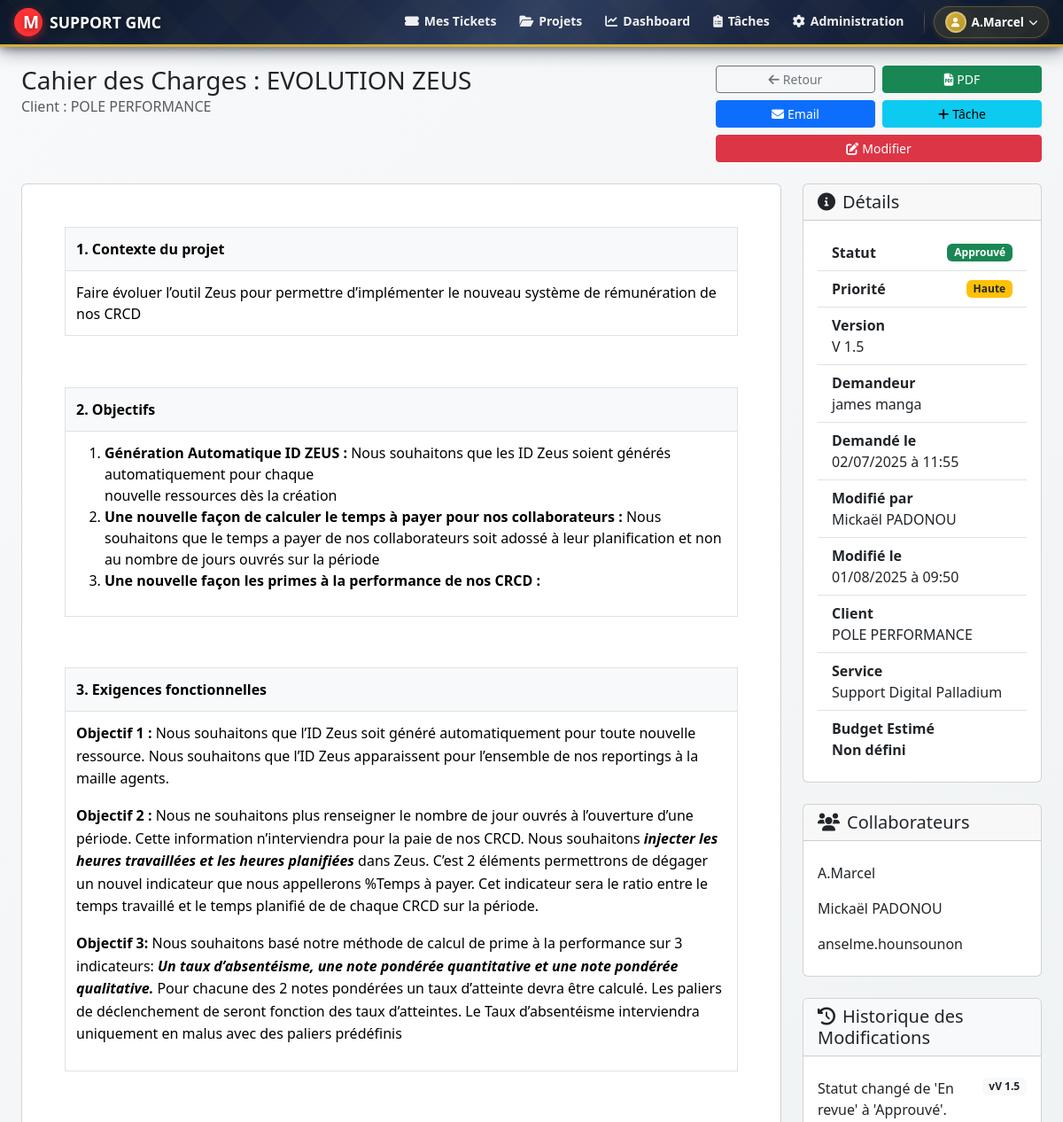
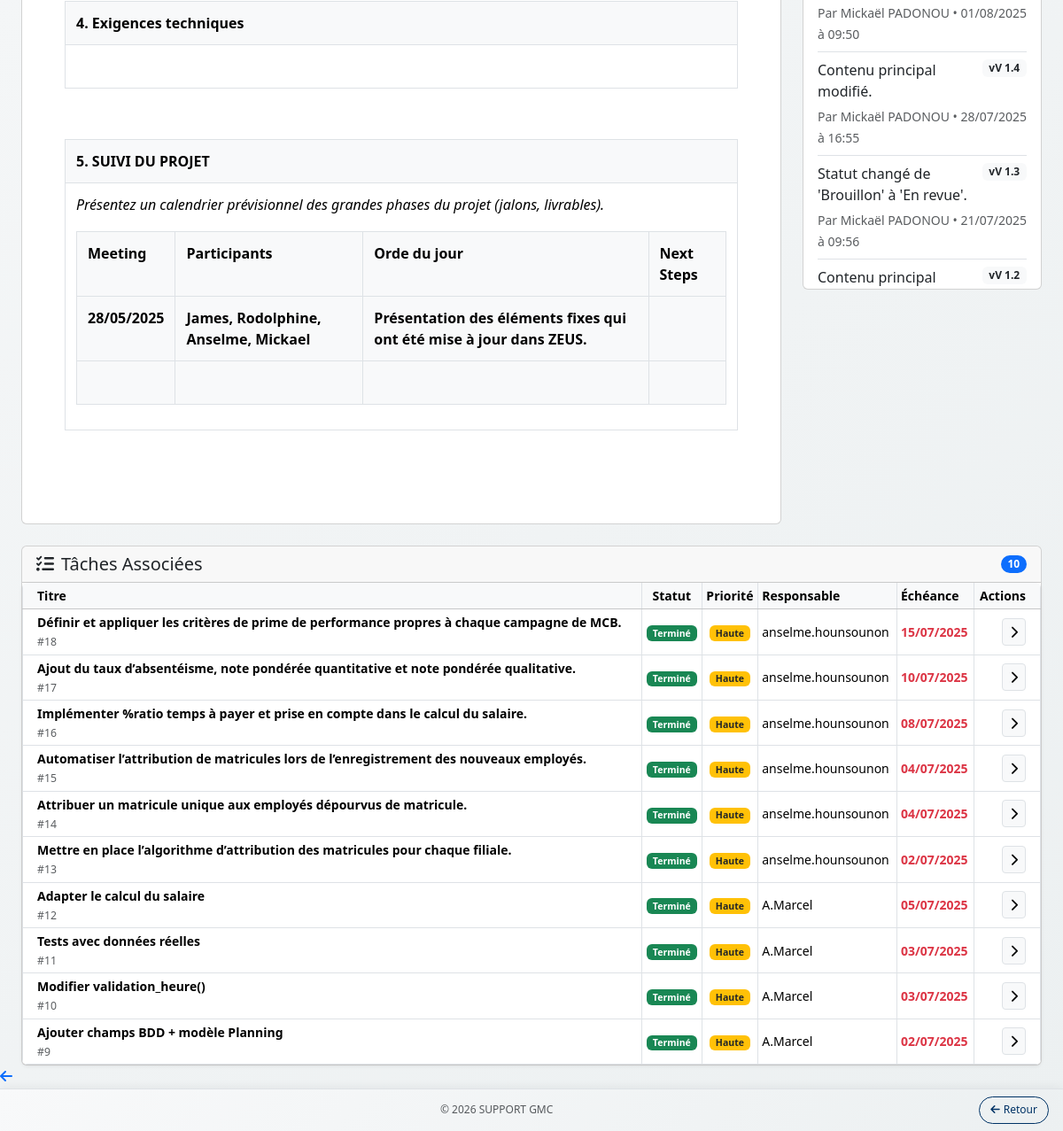
Page /specification_view.php?id=16 (signed in) on the committed database (2 pictures, top to bottom).
### tables this page shows
CREATE TABLE `specifications` (
  `id` int NOT NULL,
  `project_name` varchar(255) NOT NULL,
  `client_name` varchar(255) DEFAULT NULL,
  `service_id` int DEFAULT NULL,
  `budget_estimation` decimal(10,2) DEFAULT NULL,
  `service` varchar(100) DEFAULT NULL,
  `version` varchar(50) NOT NULL DEFAULT '1.0',
  `status` enum('Brouillon','En revue','Approuvé','Archivé') NOT NULL DEFAULT 'Brouillon',
  `content` longtext,
  `created_by` int NOT NULL,
  `last_modified_by` int DEFAULT NULL,
  `created_at` timestamp NOT NULL DEFAULT CURRENT_TIMESTAMP,
  `updated_at` timestamp NOT NULL DEFAULT CURRENT_TIMESTAMP ON UPDATE CURRENT_TIMESTAMP,
  `priority` enum('Basse','Moyenne','Haute','Urgente') NOT NULL DEFAULT 'Moyenne'
);

CREATE TABLE `users` (
  `id` int NOT NULL,
  `username` varchar(50) NOT NULL,
  `password` varchar(255) NOT NULL,
  `email` varchar(100) NOT NULL,
  `role` enum('admin','agent','client') NOT NULL,
  `country_id` int DEFAULT NULL,
  `service_id` int DEFAULT NULL,
  `created_at` datetime DEFAULT CURRENT_TIMESTAMP,
  `has_seen_tutorial` tinyint(1) DEFAULT '0',
  `reset_token` varchar(255) DEFAULT NULL,
  `reset_token_expires_at` datetime DEFAULT NULL,
  `direction_id` int DEFAULT NULL
);

CREATE TABLE `services` (
  `id` int NOT NULL,
  `name` varchar(100) NOT NULL,
  `created_at` datetime DEFAULT CURRENT_TIMESTAMP
);

CREATE TABLE `specification_history` (
  `id` int NOT NULL,
  `specification_id` int NOT NULL,
  `version` varchar(50) NOT NULL,
  `changed_by` int NOT NULL,
  `changed_at` timestamp NOT NULL DEFAULT CURRENT_TIMESTAMP,
  `changes_summary` text
);

CREATE TABLE `tasks` (
  `id` int NOT NULL,
  `ticket_id` int DEFAULT NULL,
  `title` varchar(255) NOT NULL,
  `description` text,
  `status` enum('À faire','En cours','En attente','Terminé','Annulé') DEFAULT 'À faire',
  `priority` enum('Basse','Normale','Haute','Urgente') DEFAULT 'Normale',
  `assigned_to` int NOT NULL,
  `created_by` int NOT NULL,
  `created_at` datetime DEFAULT CURRENT_TIMESTAMP,
  `updated_at` datetime DEFAULT CURRENT_TIMESTAMP ON UPDATE CURRENT_TIMESTAMP,
  `due_date` date DEFAULT NULL,
  `completed_at` datetime DEFAULT NULL,
  `specification_id` int DEFAULT NULL
);

### public/specification_view.php (the view, shortened to what this page needs)
<?php
require_once '../config/database.php';
$spec_id = isset($_GET['id']) ? (int)$_GET['id'] : 0;
$sql = "
    SELECT s.*,
           u_creator.username as created_by_username,
           u_modifier.username as last_modified_by_username,
           serv.name as service_name
    FROM specifications s
    JOIN users u_creator ON s.created_by = u_creator.id
    LEFT JOIN users u_modifier ON s.last_modified_by = u_modifier.id
    LEFT JOIN services serv ON s.service_id = serv.id
    WHERE s.id = ?";
$stmt = mysqli_prepare($link, $sql);
mysqli_stmt_bind_param($stmt, 'i', $spec_id);
mysqli_stmt_execute($stmt);
$result = mysqli_stmt_get_result($stmt);
$spec = mysqli_fetch_assoc($result);
$sql_stakeholders = "
    SELECT u.username
    FROM specification_stakeholders ss
    JOIN users u ON ss.user_id = u.id
    WHERE ss.specification_id = ?";
$stmt_stakeholders = mysqli_prepare($link, $sql_stakeholders);
mysqli_stmt_bind_param($stmt_stakeholders, 'i', $spec_id);
mysqli_stmt_execute($stmt_stakeholders);
$stakeholders_result = mysqli_stmt_get_result($stmt_stakeholders);
$stakeholders = mysqli_fetch_all($stakeholders_result, MYSQLI_ASSOC);
$sql_tasks = "
    SELECT t.id, t.title, t.status, t.priority, t.due_date, u.username as assigned_to_username
    FROM tasks t
    LEFT JOIN users u ON t.assigned_to = u.id
    WHERE t.specification_id = ?
    ORDER BY t.created_at DESC";
$tasks = [];
$stmt_tasks = mysqli_prepare($link, $sql_tasks);
if ($stmt_tasks) {
    mysqli_stmt_bind_param($stmt_tasks, 'i', $spec_id);
    mysqli_stmt_execute($stmt_tasks);
    $tasks_result = mysqli_stmt_get_result($stmt_tasks);
    $tasks = mysqli_fetch_all($tasks_result, MYSQLI_ASSOC);
} else {
}
$sql_history = "
    SELECT h.version, h.changes_summary, h.changed_at, u.username as changed_by_username
    FROM specification_history h
    JOIN users u ON h.changed_by = u.id
    WHERE h.specification_id = ?
    ORDER BY h.changed_at DESC";
$stmt_history = mysqli_prepare($link, $sql_history);
if ($stmt_history) {
    mysqli_stmt_bind_param($stmt_history, 'i', $spec_id);
    mysqli_stmt_execute($stmt_history);
    $history_result = mysqli_stmt_get_result($stmt_history);
} else {
    echo "";
    $history_result = false;
}
function get_status_badge($status) {
    switch ($status) {
        case 'Terminé': return '<span class="badge bg-success">Terminé</span>';
        case 'Approuvé': return '<span class="badge bg-success">Approuvé</span>';
    }
}
function get_priority_badge($priority) {
    switch ($priority) {
        case 'Haute': return '<span class="badge bg-warning text-dark">Haute</span>';
    }
}
function get_project_priority_badge($priority) {
    switch ($priority) {
        case 'Haute': return '<span class="badge bg-warning text-dark">Haute</span>';
    }
}
include '../includes/header.php';
?>
<div class="container-fluid mt-4">
    <div class="row mb-4">
        <div class="col-lg-8">
            <h2 class="h3 mb-0">Cahier des Charges : <?= htmlspecialchars($spec['project_name']) ?></h2>
            <p class="text-muted mb-0">Client : <?= htmlspecialchars($spec['client_name']) ?></p>
        </div>
        <div class="col-lg-4">
            <div class="row g-2">
                <div class="col-6">
                    <a href="specifications.php" class="btn btn-outline-secondary w-100 btn-sm"><i class="fas fa-arrow-left me-1"></i>Retour</a>
                </div>
                <div class="col-6">
                    <a href="specification_export_pdf.php?id=<?= $spec_id ?>" class="btn btn-success w-100 btn-sm" target="_blank"><i class="fas fa-file-pdf me-1"></i>PDF</a>
                </div>
                <div class="col-6">
                    <a href="specification_share_email.php?id=<?= $spec_id ?>" class="btn btn-primary w-100 btn-sm" onclick="return confirm('Êtes-vous sûr de vouloir envoyer ce cahier des charges par e-mail aux collaborateurs et au créateur du projet ?');"><i class="fas fa-envelope me-1"></i>Email</a>
                </div>
                <div class="col-6">
                    <a href="task_create.php?specification_id=<?= $spec_id ?>" class="btn btn-info w-100 btn-sm"><i class="fas fa-plus me-1"></i>Tâche</a>
                </div>
                <div class="col-12">
                    <a href="specification_edit.php?id=<?= $spec_id ?>" class="btn btn-danger w-100 btn-sm"><i class="fas fa-edit me-1"></i>Modifier</a>
                </div>
            </div>
        </div>
    </div>
    <div class="row">
        <div class="col-lg-9">
            <div class="card">
                <div class="card-body content-container p-4 p-md-5">
                    <?= $spec['content']  ?>
                </div>
            </div>
        </div>
        <div class="col-lg-3">
            <div class="card">
                <div class="card-header">
                    <h5 class="card-title mb-0"><i class="fas fa-info-circle me-2"></i>Détails</h5>
                </div>
                <div class="card-body">
                     <ul class="list-group list-group-flush">
                         <li class="list-group-item d-flex justify-content-between align-items-center"><strong>Statut</strong> <?= get_status_badge($spec['status']) ?></li>
                         <li class="list-group-item d-flex justify-content-between align-items-center"><strong>Priorité</strong> <?= get_project_priority_badge($spec['priority'] ?? 'Moyenne') ?></li>
                         <li class="list-group-item"><strong>Version</strong><br><?= htmlspecialchars($spec['version']) ?></li>
                         <li class="list-group-item"><strong>Demandeur</strong><br><?= htmlspecialchars($spec['created_by_username']) ?></li>
                         <li class="list-group-item"><strong>Demandé le</strong><br><?= date('d/m/Y à H:i', strtotime($spec['created_at'])) ?></li>
                         <?php if ($spec['last_modified_by_username']): ?>
                            <li class="list-group-item"><strong>Modifié par</strong><br><?= htmlspecialchars($spec['last_modified_by_username']) ?></li>
                            <li class="list-group-item"><strong>Modifié le</strong><br><?= date('d/m/Y à H:i', strtotime($spec['updated_at'])) ?></li>
                         <?php endif; ?>
                         <li class="list-group-item"><strong>Client</strong><br><?= htmlspecialchars($spec['client_name']) ?></li>
                         <li class="list-group-item"><strong>Service</strong><br><?= htmlspecialchars($spec['service_name'] ?? 'Non défini') ?></li>
                         <li class="list-group-item"><strong>Budget Estimé</strong><br><strong><?= $spec['budget_estimation'] ? number_format($spec['budget_estimation'], 2, ',', ' ') . ' €' : 'Non défini' ?></strong></li>
                     </ul>
                </div>
            </div>
            <div class="card mt-4">
                <div class="card-header">
                    <h5 class="card-title mb-0"><i class="fas fa-users me-2"></i>Collaborateurs</h5>
                </div>
                <div class="card-body">
                    <?php if (!empty($stakeholders)):
                        echo '<ul class="list-group list-group-flush">';
                        foreach ($stakeholders as $stakeholder) {
                            echo '<li class="list-group-item px-0 py-2 border-0">' . htmlspecialchars($stakeholder['username']) . '</li>';
                        }
                        echo '</ul>';
                    else:
                        echo '<p class="text-muted mb-0">Aucun collaborateur associé.</p>';
                    endif; ?>
                </div>
            </div>
            <div class="card mt-4">
                <div class="card-header bg-light">
                    <h5 class="mb-0"><i class="fas fa-history me-2"></i>Historique des Modifications</h5>
                </div>
                <div class="card-body" style="max-height: 400px; overflow-y: auto;">
                    <?php if ($history_result && mysqli_num_rows($history_result) > 0): ?>
                        <ul class="list-group list-group-flush">
                            <?php while ($history = mysqli_fetch_assoc($history_result)): ?>
                                <li class="list-group-item px-0">
                                    <div class="d-flex w-100 justify-content-between align-items-start">
                                        <p class="mb-1">
                                            <?= htmlspecialchars($history['changes_summary']) ?>
                                        </p>
                                        <span class="badge bg-light text-dark ms-2">v<?= htmlspecialchars($history['version']) ?></span>
                                    </div>
                                    <small class="text-muted">
                                        Par <?= htmlspecialchars($history['changed_by_username']) ?> • <?= date('d/m/Y à H:i', strtotime($history['changed_at'])) ?>
                                    </small>
                                </li>
                            <?php endwhile; ?>
                        </ul>
                    <?php else: ?>
                        <p class="text-center text-muted">Aucun historique de modification disponible.</p>
                    <?php endif; ?>
                </div>
            </div>
        </div>
    </div>
    <div class="row mt-4">
        <div class="col-12">
            <div class="card">
                <div class="card-header d-flex justify-content-between align-items-center">
                    <h5 class="card-title mb-0"><i class="fas fa-tasks me-2"></i>Tâches Associées</h5>
                    <span class="badge bg-primary rounded-pill"><?= count($tasks) ?></span>
                </div>
                <div class="card-body p-0">
                    <?php if (!empty($tasks)): ?>
                        <div class="table-responsive">
                            <table class="table table-hover align-middle mb-0 table-sm" style="max-width: 1200px; font-size: 0.875rem;">
                                <thead class="table-light">
                                    <tr>
                                        <th scope="col" class="ps-3">Titre</th>
                                        <th scope="col" class="text-center">Statut</th>
                                        <th scope="col" class="text-center d-none d-xl-table-cell">Priorité</th>
                                        <th scope="col" class="d-none d-lg-table-cell">Responsable</th>
                                        <th scope="col" class="d-none d-lg-table-cell">Échéance</th>
                                        <th scope="col" class="text-end pe-3">Actions</th>
                                    </tr>
                                </thead>
                                <tbody>
                                    <?php foreach ($tasks as $task): ?>
                                    <tr>
                                        <td class="ps-3">
                                            <div class="fw-bold"><?= htmlspecialchars($task['title']) ?></div>
                                            <small class="text-muted">#<?= $task['id'] ?></small>
                                        </td>
                                        <td class="text-center"><?= get_status_badge($task['status']) ?></td>
                                        <td class="text-center d-none d-xl-table-cell"><?= get_priority_badge($task['priority']) ?></td>
                                        <td class="d-none d-lg-table-cell"><?= htmlspecialchars($task['assigned_to_username'] ?? 'Non assigné') ?></td>
                                        <td class="d-none d-lg-table-cell">
                                            <?php
                                            if (!empty($task['due_date'])) {
                                                $due_date = new DateTime($task['due_date']);
                                                $now = new DateTime();
                                                $interval = $now->diff($due_date);
                                                $is_past = $interval->invert === 1 && $now->format('Y-m-d') > $due_date->format('Y-m-d');
                                                if ($is_past) {
                                                    echo '<span class="text-danger fw-bold">' . $due_date->format('d/m/Y') . '</span>';
                                                } elseif ($interval->days <= 7) {
                                                    echo '<span class="text-warning fw-bold">' . $due_date->format('d/m/Y') . '</span>';
                                                } else {
                                                    echo $due_date->format('d/m/Y');
                                                }
                                            } else {
                                                echo '<span class="text-muted">N/A</span>';
                                            }
                                            ?>
                                        </td>
                                        <td class="text-end pe-3">
                                            <a href="task_edit.php?id=<?= $task['id'] ?>" class="btn btn-sm btn-light border" title="Voir la tâche">
                                                <i class="fas fa-chevron-right"></i>
                                            </a>
                                        </td>
                                    </tr>
                                    <?php endforeach; ?>
                                </tbody>
                            </table>
                        </div>
                    <?php endif; ?>
                </div>
            </div>
        </div>
    </div>
</div>
<?php include '../includes/footer.php'; ?>

### rows in the picture
specifications: project_name "EVOLUTION ZEUS", client_name "POLE PERFORMANCE", content "1. Contexte du projet Faire évoluer l’outil Zeus pour permettre d’implémenter le nouveau système de rémunération de nos CRCD 2. Objectifs Génération Automatique ID ZEUS : Nous souhaitons que les ID Zeus soient générés automatiquement pour chaque nouvelle ressources dès la création Une nouvelle façon de calculer le temps à payer pour nos collaborateurs : Nous souhaitons que le temps a payer de nos collaborateurs soit adossé à leur planification et non au nombre de jours ouvrés sur la période Une nouvelle façon les primes à la performance de nos CRCD : 3. Exigences fonctionnelles Objectif 1 : Nous souhaitons que l’ID Zeus soit généré automatiquement pour toute nouvelle ressource. Nous…", version "V 1.5", created_by.username "james manga", created_at "02/07/2025 à 11:55", last_modified_by.username "Mickaël PADONOU", updated_at "01/08/2025 à 09:50", service.name "Support Digital Palladium"
users: username "A.Marcel"
users: username "Mickaël PADONOU"
users: username "anselme.hounsounon"
specification_history: changes_summary "Statut changé de 'En revue' à 'Approuvé'.", version "V 1.5", changed_by.username "Mickaël PADONOU", changed_at "01/08/2025 à 09:50"
specification_history: changes_summary "Contenu principal modifié.", version "V 1.4", changed_by.username "Mickaël PADONOU", changed_at "28/07/2025 à 16:55"
specification_history: changes_summary "Statut changé de 'Brouillon' à 'En revue'.", version "V 1.3", changed_by.username "Mickaël PADONOU", changed_at "21/07/2025 à 09:56"
specification_history: changes_summary "Contenu principal…", version "V 1.2"
tasks: title "Définir et appliquer les critères de prime de performance propres à chaque campagne de MCB.", id "18", status "Terminé", priority "Haute", assigned_to.username "anselme.hounsounon", due_date "15/07/2025"
tasks: title "Ajout du taux d’absentéisme, note pondérée quantitative et note pondérée qualitative.", id "17", status "Terminé", priority "Haute", assigned_to.username "anselme.hounsounon", due_date "10/07/2025"
tasks: title "Implémenter %ratio temps à payer et prise en compte dans le calcul du salaire.", id "16", status "Terminé", priority "Haute", assigned_to.username "anselme.hounsounon", due_date "08/07/2025"
tasks: title "Automatiser l’attribution de matricules lors de l’enregistrement des nouveaux employés.", id "15", status "Terminé", priority "Haute", assigned_to.username "anselme.hounsounon", due_date "04/07/2025"
tasks: title "Attribuer un matricule unique aux employés dépourvus de matricule.", id "14", status "Terminé", priority "Haute", assigned_to.username "anselme.hounsounon", due_date "04/07/2025"
tasks: title "Mettre en place l’algorithme d’attribution des matricules pour chaque filiale.", id "13", status "Terminé", priority "Haute", assigned_to.username "anselme.hounsounon", due_date "02/07/2025"
tasks: title "Adapter le calcul du salaire", id "12", status "Terminé", priority "Haute", assigned_to.username "A.Marcel", due_date "05/07/2025"
tasks: title "Tests avec données réelles", id "11", status "Terminé", priority "Haute", assigned_to.username "A.Marcel", due_date "03/07/2025"
tasks: title "Modifier validation_heure()", id "10", status "Terminé", priority "Haute", assigned_to.username "A.Marcel", due_date "03/07/2025"
tasks: title "Ajouter champs BDD + modèle Planning", id "9", status "Terminé", priority "Haute", assigned_to.username "A.Marcel", due_date "02/07/2025"

### other values in the picture
substr($_SESSION['username'], 0, 15) "A.Marcel"
count($tasks) "10"
